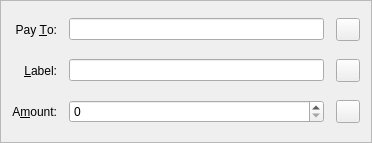
<?xml version="1.0" encoding="UTF-8"?>
<ui version="4.0">
 <class>SendCoinsEntry</class>
 <widget class="QFrame" name="SendCoinsEntry">
  <property name="geometry">
   <rect>
    <x>0</x>
    <y>0</y>
    <width>372</width>
    <height>143</height>
   </rect>
  </property>
  <property name="windowTitle">
   <string>Form</string>
  </property>
  <property name="styleSheet">
   <string notr="true"/>
  </property>
  <property name="frameShape">
   <enum>QFrame::StyledPanel</enum>
  </property>
  <property name="frameShadow">
   <enum>QFrame::Sunken</enum>
  </property>
  <layout class="QGridLayout" name="gridLayout">
   <property name="spacing">
    <number>12</number>
   </property>
   <item row="3" column="0">
    <widget class="QLabel" name="label_2">
     <property name="text">
      <string>Pay &amp;To:</string>
     </property>
     <property name="alignment">
      <set>Qt::AlignRight|Qt::AlignTrailing|Qt::AlignVCenter</set>
     </property>
     <property name="buddy">
      <cstring>payTo</cstring>
     </property>
    </widget>
   </item>
   <item row="8" column="0">
    <widget class="QLabel" name="label">
     <property name="text">
      <string>A&amp;mount:</string>
     </property>
     <property name="alignment">
      <set>Qt::AlignRight|Qt::AlignTrailing|Qt::AlignVCenter</set>
     </property>
     <property name="buddy">
      <cstring>payAmount</cstring>
     </property>
    </widget>
   </item>
   <item row="5" column="0">
    <widget class="QLabel" name="label_4">
     <property name="text">
      <string>&amp;Label:</string>
     </property>
     <property name="alignment">
      <set>Qt::AlignRight|Qt::AlignTrailing|Qt::AlignVCenter</set>
     </property>
     <property name="buddy">
      <cstring>addAsLabel</cstring>
     </property>
    </widget>
   </item>
   <item row="5" column="1">
    <layout class="QHBoxLayout" name="horizontalLayout_2">
     <item>
      <widget class="QValidatedLineEdit" name="addAsLabel">
       <property name="toolTip">
        <string>Enter a label for this address to add it to your address book</string>
       </property>
      </widget>
     </item>
     <item>
      <widget class="QToolButton" name="addressBookButton">
       <property name="toolTip">
        <string>Choose address from address book</string>
       </property>
       <property name="text">
        <string/>
       </property>
       <property name="icon">
        <iconset resource="../bitcoin.qrc">
         <normaloff>:/icons/address-book-black</normaloff>:/icons/address-book-black</iconset>
       </property>
       <property name="shortcut">
        <string>Alt+A</string>
       </property>
      </widget>
     </item>
    </layout>
   </item>
   <item row="8" column="1">
    <layout class="QHBoxLayout" name="horizontalLayout">
     <item>
      <widget class="BitcoinAmountField" name="payAmount"/>
     </item>
     <item>
      <widget class="QToolButton" name="deleteButton">
       <property name="toolTip">
        <string>Remove this recipient</string>
       </property>
       <property name="text">
        <string/>
       </property>
       <property name="icon">
        <iconset resource="../bitcoin.qrc">
         <normaloff>:/icons/remove</normaloff>:/icons/remove</iconset>
       </property>
      </widget>
     </item>
    </layout>
   </item>
   <item row="3" column="1">
    <layout class="QHBoxLayout" name="payToLayout">
     <item>
      <widget class="QValidatedLineEdit" name="payTo">
       <property name="toolTip">
        <string>The address to send the payment to (e.g. X8gZqgY4r2RoEdqYk3QsAqFckyf9pRHN6i)</string>
       </property>
       <property name="maxLength">
        <number>80</number>
       </property>
      </widget>
     </item>
     <item>
      <widget class="QToolButton" name="pasteButton">
       <property name="toolTip">
        <string>Paste address from clipboard</string>
       </property>
       <property name="text">
        <string/>
       </property>
       <property name="icon">
        <iconset resource="../bitcoin.qrc">
         <normaloff>:/icons/editpaste</normaloff>:/icons/editpaste</iconset>
       </property>
       <property name="shortcut">
        <string>Alt+P</string>
       </property>
      </widget>
     </item>
    </layout>
   </item>
  </layout>
 </widget>
 <customwidgets>
  <customwidget>
   <class>BitcoinAmountField</class>
   <extends>QSpinBox</extends>
   <header>bitcoinamountfield.h</header>
   <container>1</container>
  </customwidget>
  <customwidget>
   <class>QValidatedLineEdit</class>
   <extends>QLineEdit</extends>
   <header>qvalidatedlineedit.h</header>
  </customwidget>
 </customwidgets>
 <resources>
  <include location="../bitcoin.qrc"/>
 </resources>
 <connections/>
</ui>
